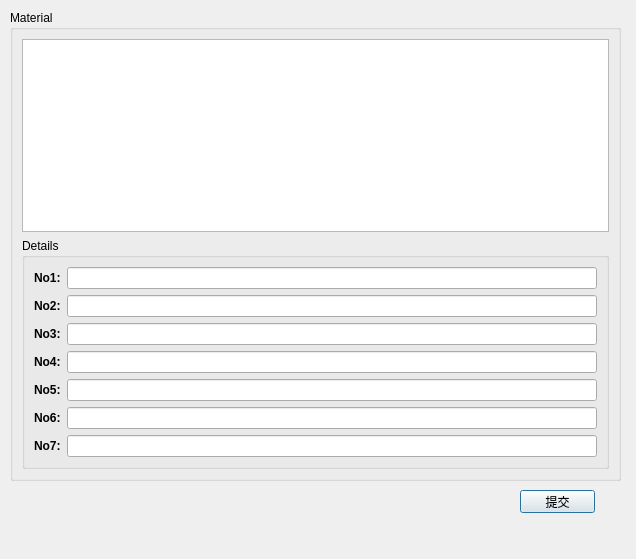
<?xml version="1.0" encoding="UTF-8"?>
<ui version="4.0">
 <class>ShowTableDialog</class>
 <widget class="QDialog" name="ShowTableDialog">
  <property name="geometry">
   <rect>
    <x>0</x>
    <y>0</y>
    <width>636</width>
    <height>559</height>
   </rect>
  </property>
  <property name="windowTitle">
   <string>Dialog</string>
  </property>
  <widget class="QGroupBox" name="TablegroupBox">
   <property name="geometry">
    <rect>
     <x>10</x>
     <y>10</y>
     <width>611</width>
     <height>471</height>
    </rect>
   </property>
   <property name="title">
    <string>Material</string>
   </property>
   <layout class="QVBoxLayout">
    <property name="spacing">
     <number>6</number>
    </property>
    <property name="leftMargin">
     <number>9</number>
    </property>
    <property name="topMargin">
     <number>9</number>
    </property>
    <property name="rightMargin">
     <number>9</number>
    </property>
    <property name="bottomMargin">
     <number>9</number>
    </property>
    <item>
     <widget class="QTableView" name="DataTable">
      <property name="selectionBehavior">
       <enum>QAbstractItemView::SelectRows</enum>
      </property>
     </widget>
    </item>
    <item>
     <widget class="QGroupBox" name="TablegroupBox_2">
      <property name="title">
       <string>Details</string>
      </property>
      <layout class="QFormLayout" name="_2">
       <item row="0" column="0">
        <widget class="QLabel" name="No1Label">
         <property name="text">
          <string>&lt;html&gt;&lt;head/&gt;&lt;body&gt;&lt;p&gt;&lt;span style=&quot; font-weight:600;&quot;&gt;No1:&lt;/span&gt;&lt;/p&gt;&lt;/body&gt;&lt;/html&gt;</string>
         </property>
        </widget>
       </item>
       <item row="0" column="1">
        <widget class="QLineEdit" name="No1Edit">
         <property name="enabled">
          <bool>true</bool>
         </property>
        </widget>
       </item>
       <item row="1" column="0">
        <widget class="QLabel" name="No2Label">
         <property name="text">
          <string>&lt;html&gt;&lt;head/&gt;&lt;body&gt;&lt;p&gt;&lt;span style=&quot; font-weight:600;&quot;&gt;No2:&lt;/span&gt;&lt;/p&gt;&lt;/body&gt;&lt;/html&gt;</string>
         </property>
        </widget>
       </item>
       <item row="2" column="0">
        <widget class="QLabel" name="No3Label">
         <property name="text">
          <string>&lt;html&gt;&lt;head/&gt;&lt;body&gt;&lt;p&gt;&lt;span style=&quot; font-weight:600;&quot;&gt;No3:&lt;/span&gt;&lt;/p&gt;&lt;/body&gt;&lt;/html&gt;</string>
         </property>
        </widget>
       </item>
       <item row="3" column="0">
        <widget class="QLabel" name="No4Label">
         <property name="text">
          <string>&lt;html&gt;&lt;head/&gt;&lt;body&gt;&lt;p&gt;&lt;span style=&quot; font-weight:600;&quot;&gt;No4:&lt;/span&gt;&lt;/p&gt;&lt;/body&gt;&lt;/html&gt;</string>
         </property>
        </widget>
       </item>
       <item row="4" column="0">
        <widget class="QLabel" name="No5Label">
         <property name="text">
          <string>&lt;html&gt;&lt;head/&gt;&lt;body&gt;&lt;p&gt;&lt;span style=&quot; font-weight:600;&quot;&gt;No5:&lt;/span&gt;&lt;/p&gt;&lt;/body&gt;&lt;/html&gt;</string>
         </property>
        </widget>
       </item>
       <item row="1" column="1">
        <widget class="QLineEdit" name="No2Edit">
         <property name="enabled">
          <bool>true</bool>
         </property>
        </widget>
       </item>
       <item row="2" column="1">
        <widget class="QLineEdit" name="No3Edit">
         <property name="enabled">
          <bool>true</bool>
         </property>
        </widget>
       </item>
       <item row="3" column="1">
        <widget class="QLineEdit" name="No4Edit">
         <property name="enabled">
          <bool>true</bool>
         </property>
        </widget>
       </item>
       <item row="4" column="1">
        <widget class="QLineEdit" name="No5Edit">
         <property name="enabled">
          <bool>true</bool>
         </property>
        </widget>
       </item>
       <item row="7" column="1">
        <widget class="QLineEdit" name="No7Edit">
         <property name="enabled">
          <bool>true</bool>
         </property>
        </widget>
       </item>
       <item row="5" column="0">
        <widget class="QLabel" name="No6Label">
         <property name="text">
          <string>&lt;html&gt;&lt;head/&gt;&lt;body&gt;&lt;p&gt;&lt;span style=&quot; font-weight:600;&quot;&gt;No6:&lt;/span&gt;&lt;/p&gt;&lt;/body&gt;&lt;/html&gt;</string>
         </property>
        </widget>
       </item>
       <item row="5" column="1">
        <widget class="QLineEdit" name="No6Edit">
         <property name="enabled">
          <bool>true</bool>
         </property>
        </widget>
       </item>
       <item row="7" column="0">
        <widget class="QLabel" name="No7Label">
         <property name="text">
          <string>&lt;html&gt;&lt;head/&gt;&lt;body&gt;&lt;p&gt;&lt;span style=&quot; font-weight:600;&quot;&gt;No7:&lt;/span&gt;&lt;/p&gt;&lt;/body&gt;&lt;/html&gt;</string>
         </property>
        </widget>
       </item>
      </layout>
     </widget>
    </item>
   </layout>
  </widget>
  <widget class="QPushButton" name="CommitButton">
   <property name="geometry">
    <rect>
     <x>520</x>
     <y>490</y>
     <width>75</width>
     <height>23</height>
    </rect>
   </property>
   <property name="text">
    <string>提交</string>
   </property>
  </widget>
 </widget>
 <resources/>
 <connections/>
</ui>
